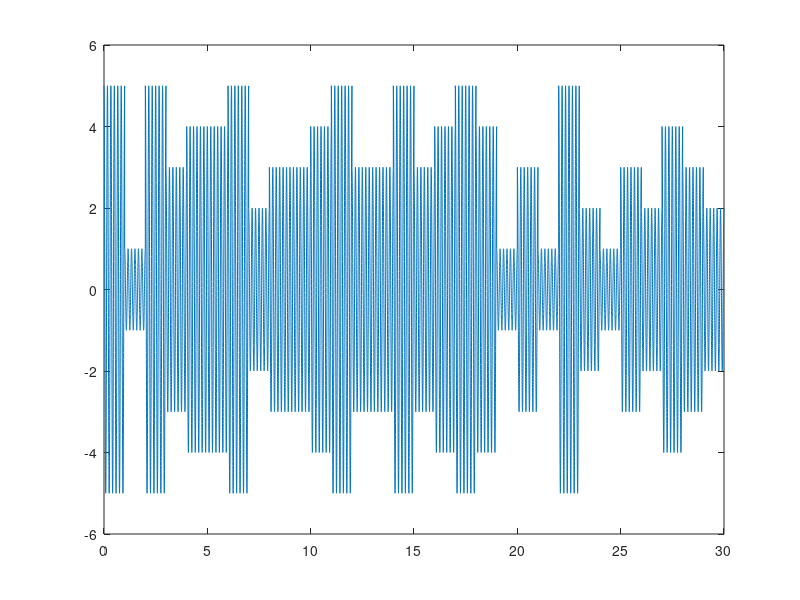

This figure's MATLAB source:
clc;close all;
no_symbols = 30;
bit_rate = 1;
t_final = no_symbols/bit_rate;
N = 6;
fs = 1e3;
t = 0:1/fs:t_final-1/fs;

U = randi([1 5], 1, no_symbols);
Uf = kron(U, ones(1, fs/bit_rate));

y = Uf.*cos(2*pi*t*N);
figure;
plot(t, y);